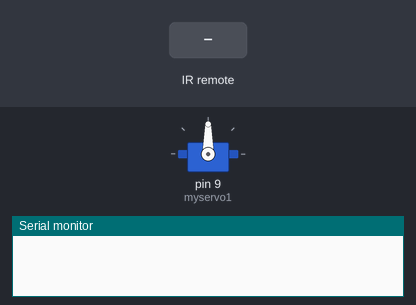
The sketch below on a simulated Arduino Uno, built with avr-gcc and run on an emulated ATmega328P. Parts: servo, the last lines printed to the serial monitor. Inputs (shaded band) come from the test bench.

Above: at 1.2 s.
1.3 s: infrared code 0xFF5AA5 received
At 2.5 s:
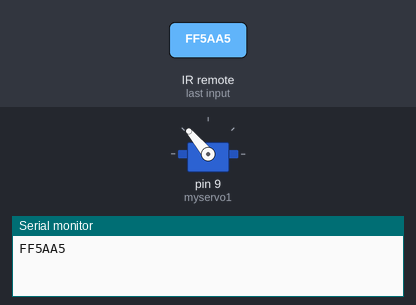
2.8 s: infrared code 0xFF5AA5 received
At 3.7 s:
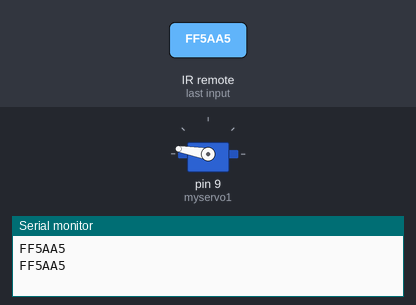
4.3 s: infrared code 0xFF10EF received
At 4.8 s:
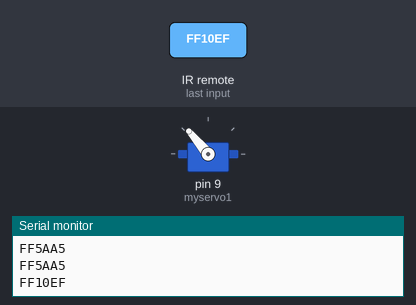
Timing chart, 0 to 7.3 s (numbered marks = the images above; inputs shaded):
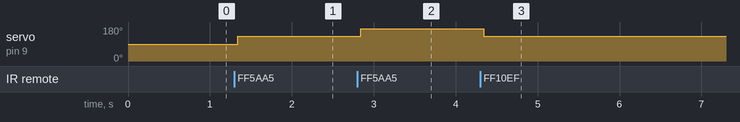

Measured:
- after the input at 1.3 s, servo on pin 9 (myservo1): 90° → 130° at once
- after the input at 2.8 s, servo on pin 9 (myservo1): 130° → 170° at once
- after the input at 4.3 s, servo on pin 9 (myservo1): 170° → 130° at once

The sketch:

lector_de_codigos.ino
```cpp
#include <Servo.h>

// Incluimos la librería infrarroja
#include <IRremote.h>

// indicamos el pin donde el sensor estará
int RECV_PIN = 11;
IRrecv irrecv(RECV_PIN);

// creamos una variable para la recepción
// de los  códigos.
decode_results results;
Servo myservo1;

int GIRO = 90;
long DERECHA     = 0xFF5AA5;
long IZQUIERDA   = 0xFF10EF;

// habilitamos la recepción de los datos
// y la comunicación entre arduino y el
// computador.
void setup() {
 myservo1.attach(9);  // attaches the servo on pin 9 to the servo object
irrecv.enableIRIn();
Serial.begin(9600);
}

// Si recibimos datos entonces
// los mostrará en el monitor serial
void loop(){

        myservo1.write(GIRO);              // tell servo to go to position in variable 'pos'

if(irrecv.decode(&results))
   {
    Serial.println(results.value, HEX);
    delay(40);

   if(results.value == DERECHA)  {if(GIRO < 180){GIRO = GIRO +40;}}

   if(results.value == IZQUIERDA){if(GIRO > 0){GIRO = GIRO -40;}}
    irrecv.resume();

    }


}
```
